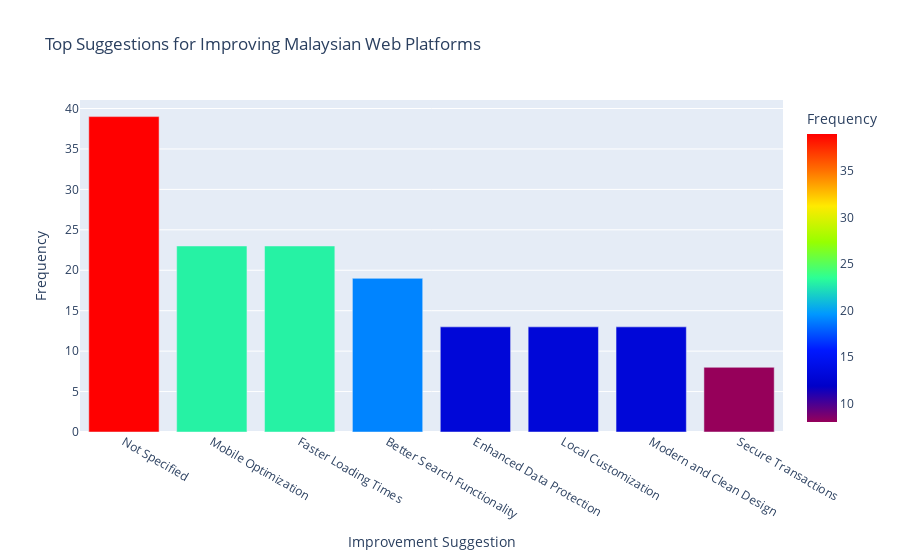

Write notebook code for a chart like this one.
### Code cell
# Create a DataFrame for the top suggestions
top_suggestions = suggestion_counts.reset_index()
top_suggestions.columns = ['Suggestion', 'Count']

# Create a bar chart to visualize frequent suggestions
fig = px.bar(top_suggestions, x='Suggestion', y='Count', 
             title="Top Suggestions for Improving Malaysian Web Platforms",
             labels={'Suggestion': 'Improvement Suggestion', 'Count': 'Frequency'},
             color='Count', color_continuous_scale='Rainbow')

fig.show()

### Figure 1 — Plotly figure (JSON) as saved in the notebook; plotly's stock layout.template omitted (floating-point values rounded to 4 significant figures)
{"data": [{"alignmentgroup": "True", "hovertemplate": "Improvement Suggestion=%{x}<br>Frequency=%{marker.color}<extra></extra>", "legendgroup": "", "marker": {"color": [39, 23, 23, 19, 13, 13, 13, 8], "coloraxis": "coloraxis", "pattern": {"shape": ""}}, "name": "", "offsetgroup": "", "orientation": "v", "showlegend": false, "textposition": "auto", "type": "bar", "x": ["Not Specified", "Mobile Optimization", "Faster Loading Times", "Better Search Functionality", "Enhanced Data Protection", "Local Customization", "Modern and Clean Design", "Secure Transactions"], "xaxis": "x", "y": [39, 23, 23, 19, 13, 13, 13, 8], "yaxis": "y"}], "layout": {"autosize": true, "barmode": "relative", "coloraxis": {"colorbar": {"title": {"text": "Frequency"}}, "colorscale": [[0, "rgb(150,0,90)"], [0.125, "rgb(0,0,200)"], [0.25, "rgb(0,25,255)"], [0.375, "rgb(0,152,255)"], [0.5, "rgb(44,255,150)"], [0.625, "rgb(151,255,0)"], [0.75, "rgb(255,234,0)"], [0.875, "rgb(255,111,0)"], [1, "rgb(255,0,0)"]]}, "legend": {"tracegroupgap": 0}, "title": {"text": "Top Suggestions for Improving Malaysian Web Platforms"}, "xaxis": {"anchor": "y", "autorange": true, "domain": [0, 1], "range": [-0.5, 7.5], "title": {"text": "Improvement Suggestion"}, "type": "category"}, "yaxis": {"anchor": "x", "autorange": true, "domain": [0, 1], "range": [0, 41.05], "title": {"text": "Frequency"}, "type": "linear"}}}
